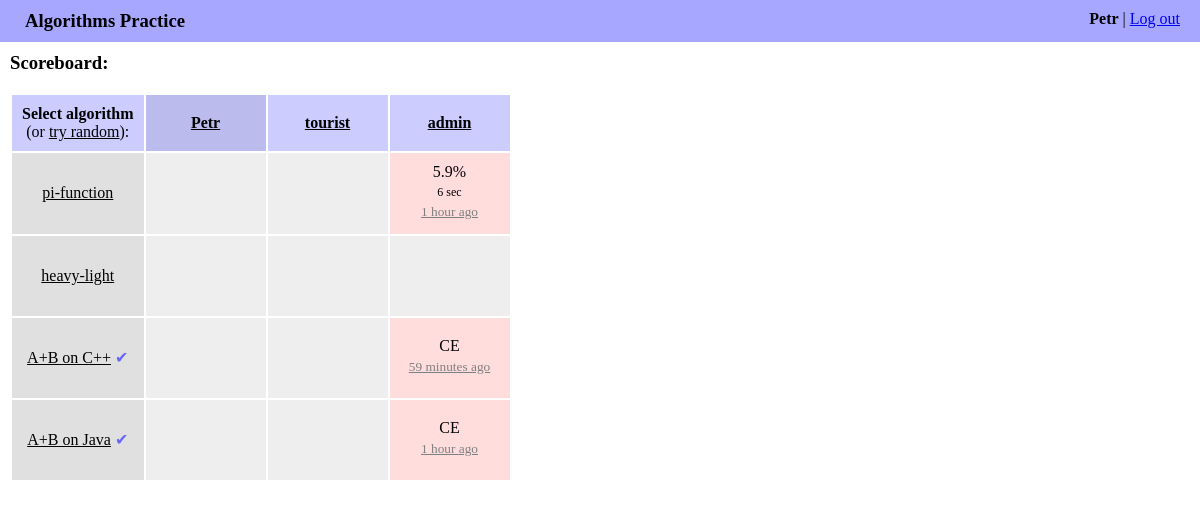
The page / (signed in) on the database its author committed.
### algo/models.py (models this page shows, shortened)
class Algorithm(models.Model):
    name = models.CharField(max_length=255)
    slug = models.SlugField(max_length=60)
    language = models.ForeignKey(Language)
    source_code = models.TextField()
    judge_space_id = models.IntegerField(blank=True, null=True)
    judge_problem_id = models.IntegerField(blank=True, null=True)
    def is_checkable_via_judge(self):
        return (self.judge_space_id is not None and
                self.judge_problem_id is not None)

class Submit(models.Model):
    algorithm = models.ForeignKey(Algorithm)
    author = models.ForeignKey(User)
    date = models.DateTimeField(auto_now_add=True)
    elapsed_seconds = models.IntegerField()
    source_code = models.TextField()
    score = models.FloatField()
    judge_submit_date = models.DateTimeField(blank=True, null=True)
    judge_verdict = models.CharField(blank=True, max_length=255)
    judge_test = models.IntegerField(blank=True, null=True)
    judge_comment = models.TextField(blank=True)
    awaiting_for_verdict = models.BooleanField()
    def get_short_verdict(self):
        try:
            res = JUDGE_VERDICTS[self.judge_verdict][0]
        except KeyError:
            res = '?'
        if self.judge_test is not None:
            res += ' {}'.format(self.judge_test)
        return res
    def get_full_verdict(self):
        res = self.judge_verdict
        if self.judge_test is not None:
            res += ' on test {}'.format(self.judge_test)
        return res
    def get_verdict_type(self):
        try:
            return JUDGE_VERDICTS[self.judge_verdict][1]
        except KeyError:
            return 'unknown'
    def get_verdict_kind(self):
        verdict_type = self.get_verdict_type()
        if verdict_type == 'rejected':
            return 'bad'
        if verdict_type == 'accepted':
            return 'good'
        return 'unknown'
    def is_scores_visible(self):
        return not self.judge_verdict or self.get_verdict_kind() == 'good'
    EPS = 1e-7
    def get_kind(self):
        if self.judge_verdict:
            verdict_kind = self.get_verdict_kind()
            if verdict_kind in ('bad', 'unknown'):
                return verdict_kind
        if self.score < 80 - Submit.EPS:
            return 'bad'
        if self.score < 95 - Submit.EPS:
            return 'good'
        return 'perfect'

### algo/views.py (the view)
# urls.py: url(r'^$', views.index, name='index'),
@login_required
def index(request):
    algorithms = Algorithm.objects.all()
    authors = Group.objects.get(name='algo').user_set.all()
    scoreboard = []
    for algorithm in algorithms:
        submits = []
        for author in authors:
            last_submit = (Submit.objects
                                 .filter(algorithm=algorithm, author=author)
                                 .order_by('-date')
                                 .first())
            submits.append({
                'author': author,
                'submit': last_submit,
            })
        scoreboard.append({
            'algorithm': algorithm,
            'submits': submits,
        })
    return render(request, 'algo/index.html', {
        'authors': authors,
        'scoreboard': scoreboard,
    })

### algo/templatetags/upto_filter.py (called while the page is built)
@register.filter
@stringfilter
def upto(value, delimiter=None):
    return value.split(delimiter)[0]

### algo/templates/algo/index.html (shortened to what this page needs)
{% extends "algo/base.html" %}
{% load staticfiles %}
{% load upto_filter %}
{% block content %}
<h3>Scoreboard:</h3>
<table class="scoreboard">
    <thead>
        <tr>
            <th>
                Select algorithm
                <div class="check_random_text">
                    (or <a href="{% url 'algo:check_random' %}"  title="Try to write random algorithm">try random</a>):
                </div>
            </th>
            {% for author in authors %}
            {% if author.username == request.user.username %}
            <th class="current_user">
            {% else %}
            <th>
            {% endif %}
                <a href="{% url 'algo:history' author.username %}" title="All submits by {{ author.username }}">
                    {{ author.username }}
                </a>
            </th>
            {% endfor %}
        </tr>
    </thead>
    <tbody>
        {% for row in scoreboard %}
        <tr>
            <td class="algorithm_cell">
                <a href="{% url 'algo:check' algorithm_slug=row.algorithm.slug %}" title="Try to write {{ row.algorithm.name }}">{{ row.algorithm.name }}</a>
                {% if row.algorithm.is_checkable_via_judge %}
                <span class="algorithm_checked" title="The submits will be checked for correctness via Timus Online Judge">&#10004;</span>
                {% endif %}
            </td>
            {% for cell in row.submits %}
            {% if cell.submit %}
            <td class="submits_cell last_submit_{{ cell.submit.get_kind }}">
                {% if cell.submit.is_scores_visible %}
                <div title="Match score of last submit">{{ cell.submit.score|floatformat:1 }}%</div>
                <div class="last_submit_elapsed_seconds" title="Elapsed time of last submit">{{ cell.submit.elapsed_seconds }} sec</div>
                {% else %}
                <div title="{{ cell.submit.get_full_verdict }}">{{ cell.submit.get_short_verdict }}</div>
                {% endif %}
                <a class="history_link" href="{% url 'algo:history' author_username=cell.author.username algorithm_slug=row.algorithm.slug %}">
                    <div class="last_submit_time">{{ cell.submit.date|timesince|upto:"," }} ago</div>
                </a>
            </td>
            {% else %}
            <td class="submits_cell"></td>
            {% endif %}
            {% endfor %}
        </tr>
        {% endfor %}
    </tbody>
</table>
{% endblock %}

### algo/templates/algo/base.html (shortened to what this page needs)
<!DOCTYPE html>
<html>
    <head>
        {% load staticfiles %}
        <link rel="stylesheet" href="{% static 'algo/style.css' %}">
    </head>
    <body>
        <div class="account_bar">
            <div class="account_info">
                <b>{{ request.user.username }}</b> | <a href="{% url 'logout' %}">Log out</a>
            </div>
            <div class="site_title">Algorithms Practice</div>
        </div>
        <div class="content">
        {% block content %}{% endblock %}
        </div>
    </body>
</html>

### algo/static/algo/style.css (style rules this page uses)
body { margin: 0; }
.account_bar { background-color: #a7a7ff; padding: 10px 20px 10px 25px; }
.account_info { float: right; }
.site_title { font-size: 14pt; font-weight: bold; }
.content { margin: 10px; }
h3 { margin-top: 10px; }
.check_random_text { font-weight: normal; }
.scoreboard { border-spacing: 2px; }
.scoreboard a { color: black; }
.scoreboard th { background-color: #ccf; padding: 10px; }
.scoreboard td { height: 60px; padding: 10px; text-align: center; vertical-align: middle; }
.scoreboard .current_user { background-color: #bbe; }
.algorithm_cell { background-color: #e0e0e0; }
.submits_cell { background-color: #eee; vertical-align: top; width: 100px; }
.submits_cell a { text-decoration: none; }
.last_submit_bad { background-color: #fdd; }
.last_submit_elapsed_seconds { font-size: 9pt; margin: 4px; }
.last_submit_time { color: gray; font-size: 10pt; margin: 4px; text-decoration: underline; }
.algorithm_checked { color: #66f; }

### rows shown on the page
Algorithm: algorithm.name "pi-function"
Algorithm: algorithm.name "heavy-light"
Algorithm: algorithm.name "A+B on C++"
Algorithm: algorithm.name "A+B on Java"

### other values the page prints
{{ request.user.username }} "Petr"
{{ author.username }} "Petr"
{{ author.username }} "tourist"
{{ author.username }} "admin"
{{ cell.submit.score|floatformat:1 }} "5.9"
{{ cell.submit.elapsed_seconds }} "6"
{{ cell.submit.date|timesince|upto:"," }} "1 hour"
{{ cell.submit.get_short_verdict }} "CE"
{{ cell.submit.date|timesince|upto:"," }} "59 minutes"
